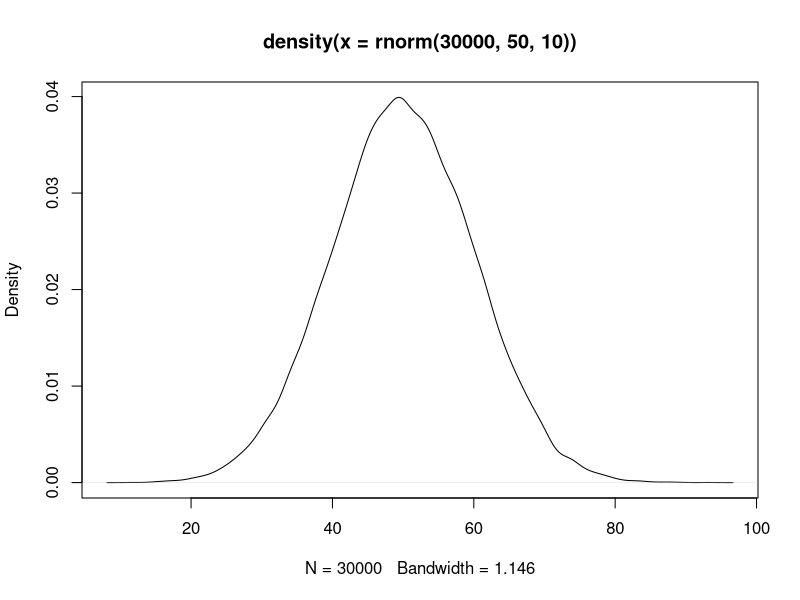

R code for this plot: (Note: this script raises an error after producing the figure.)
#  creatte table

(rollno=1:30)
(sname=paste("student",1:30,sep=""))

sample(c('M','F'))
set.seed(123)                #to store than random distribution
gender=sample(c('M','F'),size=30,replace=T)
(g=sample(c('M','F'),size=30,replace=T,prob = c(.8,.2)))
table(g)

rnorm(30,mean=50,sd=10)
floor(rnorm(30,mean=50,sd=10))
ceiling(rnorm(30,mean=50,sd=10))
(marks=floor(rnorm(30,mean=50,sd=10)))
(marks2=ceiling(rnorm(30,mean=50,sd=10)))
(course=sample(c('MBA','BBA'),size=30,replace=T))
plot(density(rnorm(30000,50,10)))

(df1=data.frame(rollno,sname,gender,marks,marks2,course))
str(df1)
 
df1[marks>50 & gender =="F",c('rollno','sname','marks',"marks2")]

df1$gender=factor(df1$gender)
df1$course=factor(df1$course)
     ?plot
x=3.14
trunc(x)
round(x)
x=3.9
trunc(x)
round(x)

(grades=sample(c('A','B','C','D'),size = 30,replace = T))
grades=factor(grades)
gradesFactorOrder
summary(grades)
